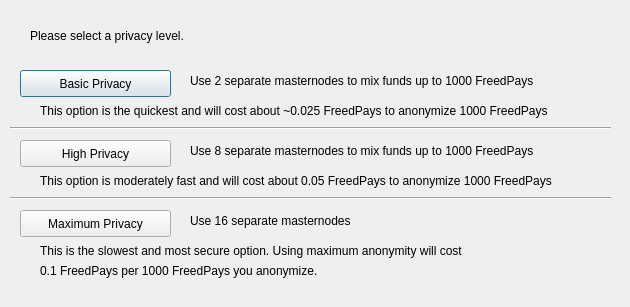
<?xml version="1.0" encoding="UTF-8"?>
<ui version="4.0">
 <class>DarksendConfig</class>
 <widget class="QDialog" name="DarksendConfig">
  <property name="geometry">
   <rect>
    <x>0</x>
    <y>0</y>
    <width>630</width>
    <height>307</height>
   </rect>
  </property>
  <property name="windowTitle">
   <string>Configure Darksend</string>
  </property>
  <widget class="QPushButton" name="buttonBasic">
   <property name="geometry">
    <rect>
     <x>20</x>
     <y>70</y>
     <width>151</width>
     <height>27</height>
    </rect>
   </property>
   <property name="text">
    <string>Basic Privacy</string>
   </property>
  </widget>
  <widget class="QPushButton" name="buttonHigh">
   <property name="geometry">
    <rect>
     <x>20</x>
     <y>140</y>
     <width>151</width>
     <height>27</height>
    </rect>
   </property>
   <property name="text">
    <string>High Privacy</string>
   </property>
  </widget>
  <widget class="QPushButton" name="buttonMax">
   <property name="geometry">
    <rect>
     <x>20</x>
     <y>210</y>
     <width>151</width>
     <height>27</height>
    </rect>
   </property>
   <property name="text">
    <string>Maximum Privacy</string>
   </property>
  </widget>
  <widget class="QLabel" name="label">
   <property name="geometry">
    <rect>
     <x>30</x>
     <y>20</y>
     <width>571</width>
     <height>31</height>
    </rect>
   </property>
   <property name="text">
    <string>Please select a privacy level.</string>
   </property>
  </widget>
  <widget class="QLabel" name="label_2">
   <property name="geometry">
    <rect>
     <x>190</x>
     <y>70</y>
     <width>421</width>
     <height>21</height>
    </rect>
   </property>
   <property name="text">
    <string>Use 2 separate masternodes to mix funds up to 1000 FreedPays</string>
   </property>
  </widget>
  <widget class="QLabel" name="label_3">
   <property name="geometry">
    <rect>
     <x>190</x>
     <y>140</y>
     <width>411</width>
     <height>21</height>
    </rect>
   </property>
   <property name="text">
    <string>Use 8 separate masternodes to mix funds up to 1000 FreedPays</string>
   </property>
  </widget>
  <widget class="QLabel" name="label_4">
   <property name="geometry">
    <rect>
     <x>190</x>
     <y>210</y>
     <width>421</width>
     <height>21</height>
    </rect>
   </property>
   <property name="text">
    <string>Use 16 separate masternodes</string>
   </property>
  </widget>
  <widget class="QLabel" name="label_6">
   <property name="geometry">
    <rect>
     <x>40</x>
     <y>100</y>
     <width>561</width>
     <height>21</height>
    </rect>
   </property>
   <property name="text">
    <string>This option is the quickest and will cost about ~0.025 FreedPays to anonymize 1000 FreedPays</string>
   </property>
  </widget>
  <widget class="QLabel" name="label_7">
   <property name="geometry">
    <rect>
     <x>40</x>
     <y>170</y>
     <width>561</width>
     <height>21</height>
    </rect>
   </property>
   <property name="text">
    <string>This option is moderately fast and will cost about 0.05 FreedPays to anonymize 1000 FreedPays</string>
   </property>
  </widget>
  <widget class="QLabel" name="label_8">
   <property name="geometry">
    <rect>
     <x>40</x>
     <y>240</y>
     <width>561</width>
     <height>21</height>
    </rect>
   </property>
   <property name="text">
    <string>This is the slowest and most secure option. Using maximum anonymity will cost</string>
   </property>
  </widget>
  <widget class="QLabel" name="label_9">
   <property name="geometry">
    <rect>
     <x>40</x>
     <y>260</y>
     <width>561</width>
     <height>21</height>
    </rect>
   </property>
   <property name="text">
    <string>0.1 FreedPays per 1000 FreedPays you anonymize.</string>
   </property>
  </widget>
  <widget class="Line" name="line">
   <property name="geometry">
    <rect>
     <x>10</x>
     <y>120</y>
     <width>601</width>
     <height>16</height>
    </rect>
   </property>
   <property name="orientation">
    <enum>Qt::Horizontal</enum>
   </property>
  </widget>
  <widget class="Line" name="line_2">
   <property name="geometry">
    <rect>
     <x>10</x>
     <y>190</y>
     <width>601</width>
     <height>16</height>
    </rect>
   </property>
   <property name="orientation">
    <enum>Qt::Horizontal</enum>
   </property>
  </widget>
 </widget>
 <resources/>
 <connections/>
</ui>
